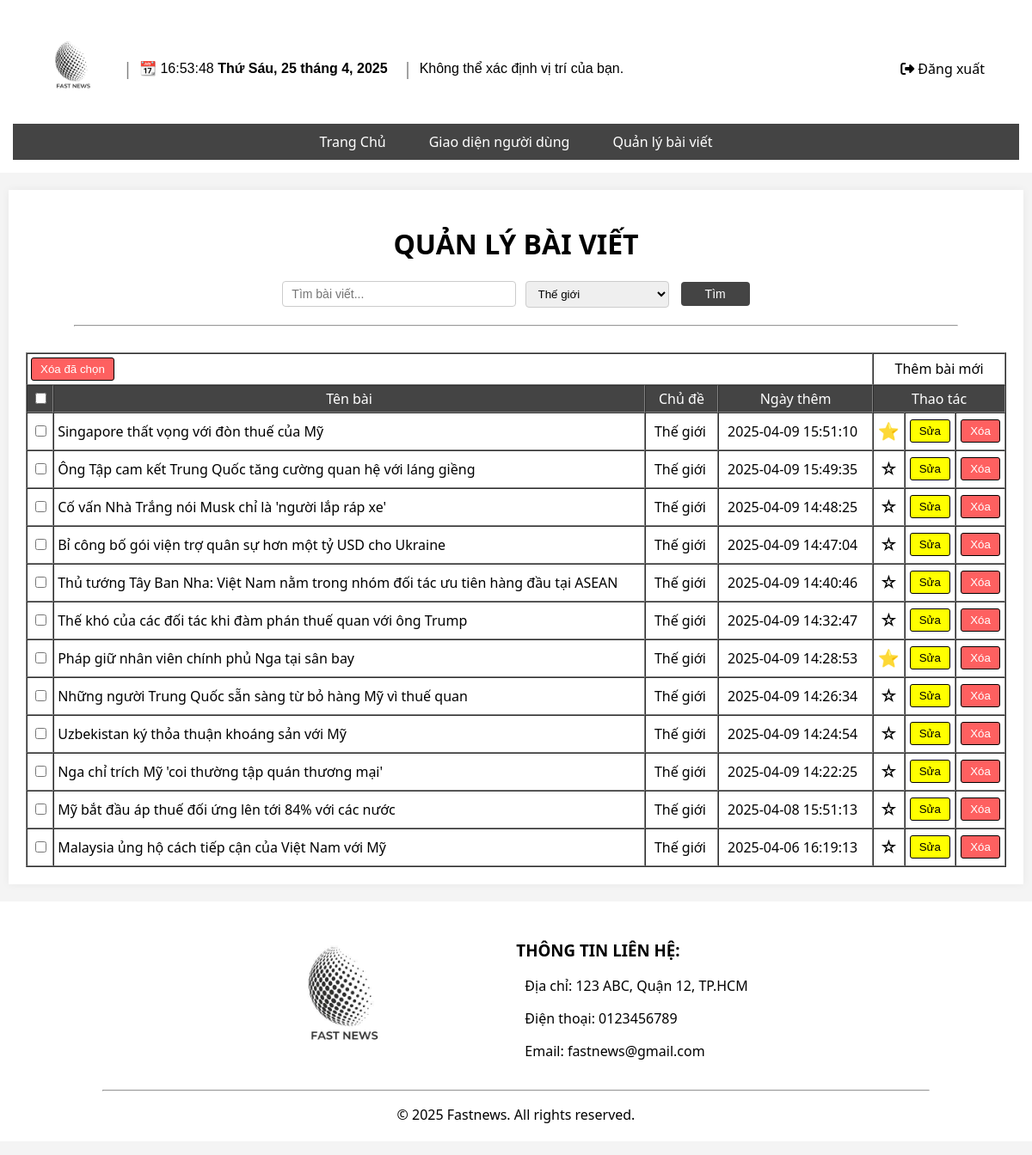
Before: /news/admin/articleList.php?category=Thế giới (signed in) with the older database file.
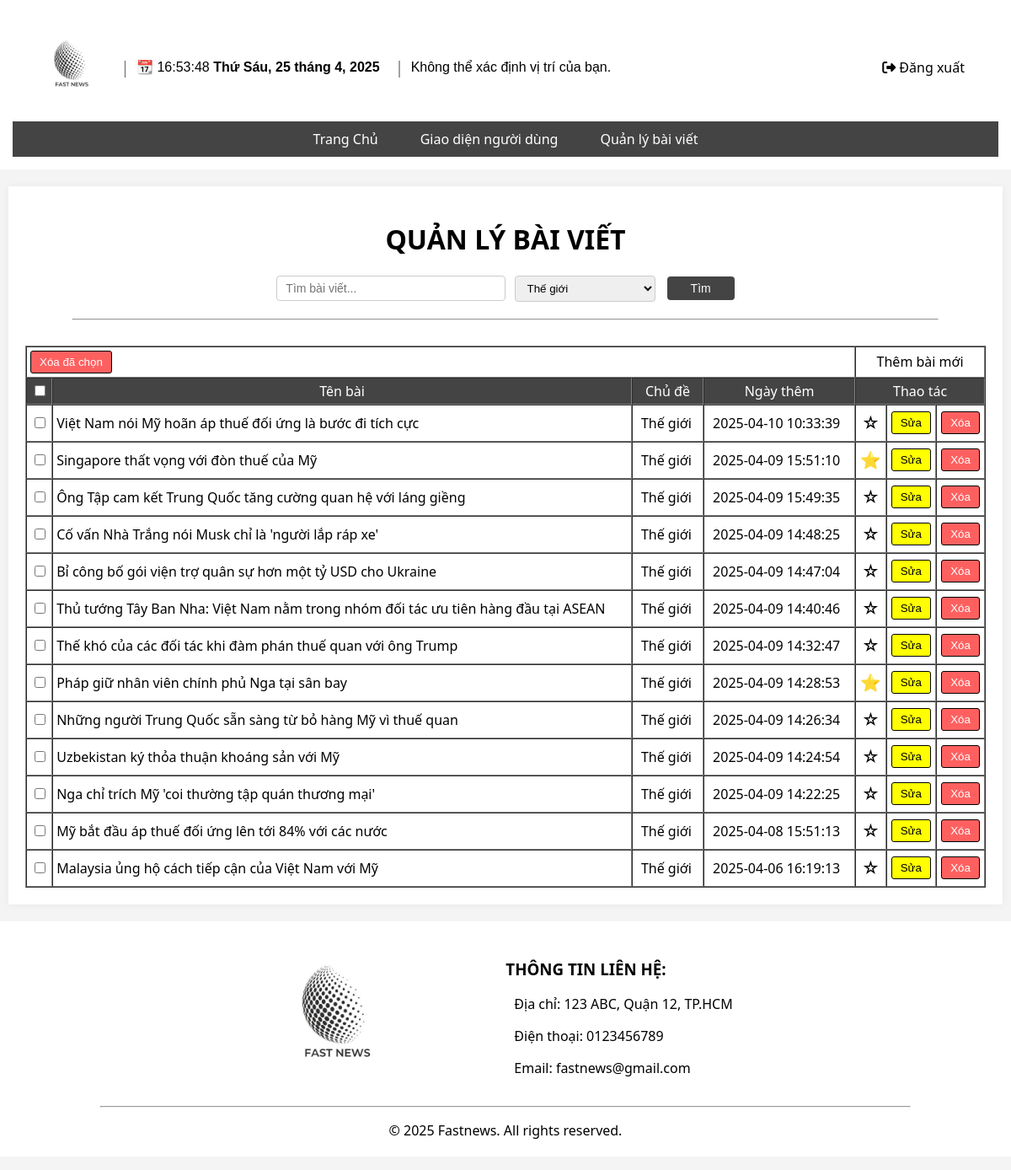
After: the same page with the newer database file.
### tables this page shows
CREATE TABLE `news` (
  `id` int(11) NOT NULL,
  `title` varchar(255) NOT NULL,
  `description` text DEFAULT 'Mô tả',
  `content` text DEFAULT 'Nội dung',
  `image` varchar(255) DEFAULT 'img',
  `author` varchar(100) DEFAULT 'tác giả',
  `created_at` timestamp NOT NULL DEFAULT current_timestamp(),
  `category` varchar(255) NOT NULL,
  `is_featured` tinyint(1) NOT NULL DEFAULT 0,
  `views` int(11) NOT NULL DEFAULT 0
);

### news/admin/articleList.php (the view, shortened to what this page needs)
<?php
include '../functions/database.php';
$search = isset($_GET['search']) ? trim($_GET['search']) : '';
$selectedCategory = $_GET['category'] ?? '';
$categories = $conn->query("SELECT DISTINCT category FROM news");
if ($search !== '' || $selectedCategory !== '') {
    $sql = "SELECT * FROM news WHERE 1";
    $params = [];
    $types = "";
    if ($selectedCategory !== '') {
        $sql .= " AND category = ?";
        $params[] = $selectedCategory;
        $types .= "s";
    }
    $sql .= " ORDER BY created_at DESC";
    $stmt = $conn->prepare($sql);
    $stmt->bind_param($types, ...$params);
    $stmt->execute();
    $result = $stmt->get_result();
} else {
    $result = $conn->query("SELECT * FROM news ORDER BY created_at DESC");
}
?>
<h1 style="text-align: center;"> QUẢN LÝ BÀI VIẾT</h1>
<form method="get" id="search-form">
    <input type="text" name="search" placeholder="Tìm bài viết..."
        value="<?= htmlspecialchars($search) ?>">
    <select name="category" id="selectCategories">
        <?php while ($cat = $categories->fetch_assoc()): ?>
            <option value="<?= htmlspecialchars($cat['category']) ?>"
                <?= ($selectedCategory === $cat['category']) ? 'selected' : '' ?>>
                <?= htmlspecialchars($cat['category']) ?>
            </option>
        <?php endwhile; ?>
    </select>
    <button type="submit">Tìm</button>
</form>
<hr style="width: 90%; margin-bottom: 30px;">
<form id="form1" method="post">
    <table align="center" border="1" cellpadding="4" cellspacing="0" width="100%">
        <tr>
            <td colspan="4" align="left">
                <input class="deleteButton" id="xoahet" value="Xóa đã chọn" type="button">
            </td>
            <td colspan="3" align="center" nowrap>
                <a href="addArticle.php">Thêm bài mới</a>
            </td>
        </tr>
        <tr style="background-color:#444; color: white; text-align: center;">
            <td><input id="chonhet" type="checkbox"></td>
            <td>Tên bài</td>
            <td>Chủ đề</td>
            <td>Ngày thêm</td>
            <td colspan="3">Thao tác</td>
        </tr>
        <?php while ($row = $result->fetch_assoc()): ?>
            <tr>
                <td align="center">
                    <input name="chon" value="<?= $row['id'] ?>" class="chon" type="checkbox">
                </td>
                <td>
                    <a href="../page/articleDetails.php?id=<?= $row['id'] ?>">
                        <?= htmlspecialchars($row['title']) ?>
                    </a>
                </td>
                <td style="white-space: nowrap; padding: 10px;"><?= htmlspecialchars($row['category']) ?></td>
                <td style="white-space: nowrap; padding: 10px;"><?= $row['created_at'] ?></td>
                <td align="center">
                    <a href="../functions/addFeaturedArticle.php?id=<?= $row['id'] ?>"
                        onclick="return confirm('<?= $row['is_featured'] ? 'Bạn có muốn gỡ khỏi danh sách nổi bật?' : 'Đặt bài này thành nổi bật?' ?>')"
                        style="font-size: 20px; text-decoration: none;">
                        <?= $row['is_featured'] ? '⭐' : '☆' ?>
                    </a>
                </td>
                <td align="center">
                    <button id="editButton">
                        <a href="addArticle.php?id=<?= $row['id'] ?>">Sửa</a>
                    </button>
                </td>
                <td align="center">
                    <button class="deleteButton">
                        <a href="../functions/deleteArticle.php?id=<?= $row['id'] ?>"
                            onclick="return confirm('Bạn có chắc muốn xóa?')">Xóa</a>
                    </button>
                </td>
            </tr>
        <?php endwhile; ?>
    </table>
</form>
<?php
include '../includes/masterAdmin.php';
?>

Changed rows visible on the page:
now on this page (row edited): news: title "Việt Nam nói Mỹ hoãn áp thuế đối ứng là bước đi tích cực", category "Thế giới", created_at "2025-04-10 10:33:39"
